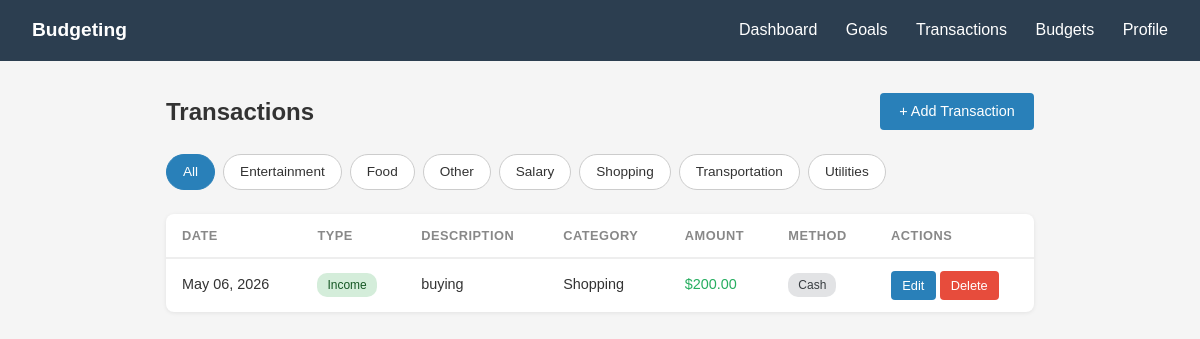
The app's page /transactions/ (signed in) with its own data.
### transactions/models.py (models this page shows, shortened)
class Category(models.Model):
    user = models.ForeignKey(
        "users.CustomUser",
        on_delete=models.CASCADE,
        null=True,
        blank=True,
        related_name="custom_categories"
    )
    name = models.CharField(max_length=50)
    created_at = models.DateTimeField(auto_now_add=True)
    class Meta:
        constraints = [
            models.UniqueConstraint(
                fields=["name", "user"],
                name='unique_category_per_user'
            )
        ]
        ordering = ["name"]

class Transaction(models.Model):
    user = models.ForeignKey("users.CustomUser", on_delete=models.CASCADE)
    transaction_type = models.CharField(max_length=10, choices=TRANSACTION_TYPES)
    amount = models.DecimalField(max_digits=12, decimal_places=2)
    description = models.CharField(max_length=200)
    category = models.ForeignKey(
        "transactions.Category",
        on_delete=models.SET_NULL,
        null=True,
        blank=True
    )
    date = models.DateTimeField(default=datetime.now)
    payment_method = models.CharField(choices=PAYMENT_METHODS)
    note = models.TextField(blank=True, default="")
    savings_goal = models.ForeignKey(
        'saving_goals.SavingGoal',
        on_delete=models.SET_NULL,
        null=True,
        blank=True,
        related_name='linked_transactions'
    )
    created_at = models.DateTimeField(auto_now_add=True)
    class Meta:
        ordering = ["-date"]

### transactions/views.py (the view)
# urls.py: path('', TransactionListView.as_view(), name='list'),
class TransactionListView(LoginRequiredMixin, ListView):
    model = Transaction
    template_name = 'transactions/transaction_list.html'
    context_object_name = 'transactions'
    paginate_by = 20
    def get_queryset(self):
        qs = Transaction.objects.filter(user=self.request.user).select_related('category', 'savings_goal')
        category_id = self.request.GET.get('category')
        if category_id:
            qs = qs.filter(category_id=category_id)
        return qs
    def get_context_data(self, **kwargs):
        context = super().get_context_data(**kwargs)
        context['categories'] = Category.objects.filter(
            Q(user__isnull=True) | Q(user=self.request.user)
        )
        context['selected_category'] = self.request.GET.get('category', '')
        return context

### transactions/templates/transactions/transaction_list.html (shortened to what this page needs)
<!DOCTYPE html>
<html>
<head>
</head>
<body>
    <nav>
        <span class="brand">Budgeting</span>
        <div>
            <a href="{% url "dashboard" %}">Dashboard</a>
            <a href="{% url 'saving-goals-list' %}">Goals</a>
            <a href="{% url "transactions:list" %}">Transactions</a>
            <a href="{% url 'budgets:budget_list' %}">Budgets</a>
            <a href="{% url 'profile' %}">Profile</a>
        </div>
    </nav>
    <div class="container">
        <div class="page-header">
            <h1>Transactions</h1>
            <a href="{% url 'transactions:add' %}" class="btn btn-primary">+ Add Transaction</a>
        </div>
        <div class="filters">
            <a href="?" class="filter-btn {% if not selected_category %}active{% endif %}">All</a>
            {% for cat in categories %}
                <a href="?category={{ cat.id }}" class="filter-btn {% if selected_category == cat.id|stringformat:"s" %}active{% endif %}">{{ cat.name }}</a>
            {% endfor %}
        </div>
        <div class="card" style="padding:0; overflow:hidden;">
            {% if transactions %}
            <table class="txn-table">
                <thead>
                    <tr>
                        <th>Date</th>
                        <th>Type</th>
                        <th>Description</th>
                        <th>Category</th>
                        <th>Amount</th>
                        <th>Method</th>
                        <th>Actions</th>
                    </tr>
                </thead>
                <tbody>
                    {% for txn in transactions %}
                    <tr>
                        <td>{{ txn.date|date:"M d, Y" }}</td>
                        <td><span class="badge {% if txn.transaction_type == 'income' %}badge-income{% else %}badge-expense{% endif %}">{{ txn.get_transaction_type_display }}</span></td>
                        <td>{{ txn.description }}</td>
                        <td>{{ txn.category.name|default:"—" }}</td>
                        <td class="{% if txn.transaction_type == 'income' %}amount-income{% else %}amount-expense{% endif %}">
                            {% if txn.transaction_type == 'expense' %}-{% endif %}${{ txn.amount }}
                        </td>
                        <td><span class="badge {% if txn.payment_method == 'cash' %}badge-cash{% else %}badge-card{% endif %}">{{ txn.get_payment_method_display }}</span></td>
                        <td>
                            <a href="{% url 'transactions:edit' txn.id %}" class="btn btn-primary" style="padding:0.3rem 0.7rem; font-size:0.8rem;">Edit</a>
                            <a href="{% url 'transactions:delete' txn.id %}" class="btn btn-danger" style="padding:0.3rem 0.7rem; font-size:0.8rem;" onclick="return confirm('Delete this transaction?')">Delete</a>
                        </td>
                    </tr>
                    {% endfor %}
                </tbody>
            </table>
            {% else %}
            <div class="empty-state">No transactions found.</div>
            {% endif %}
        </div>
    </div>
</body>
</html>

### transactions/templates/transactions/transaction_list.html (style rules this page uses)
* { box-sizing: border-box; margin: 0; padding: 0; }
body { font-family: Arial, sans-serif; background: #f5f5f5; color: #333; line-height: 1.5; }
nav { background: #2c3e50; padding: 1rem 2rem; display: flex; justify-content: space-between; align-items: center; }
nav a { color: white; text-decoration: none; margin-left: 1.5rem; }
nav .brand { color: white; font-weight: bold; font-size: 1.2rem; }
.container { max-width: 900px; margin: 2rem auto; padding: 0 1rem; }
.btn { display: inline-block; padding: 0.5rem 1.2rem; border-radius: 4px; border: none; cursor: pointer; font-size: 0.9rem; text-decoration: none; transition: opacity 0.2s; }
.btn-primary { background: #2980b9; color: white; }
.btn-danger { background: #e74c3c; color: white; }
.page-header { display: flex; justify-content: space-between; align-items: center; margin-bottom: 1.5rem; }
.page-header h1 { font-size: 1.5rem; }
.filters { margin-bottom: 1.5rem; display: flex; gap: 0.5rem; flex-wrap: wrap; }
.filter-btn { padding: 0.4rem 1rem; border-radius: 20px; border: 1px solid #ccc; background: white; cursor: pointer; font-size: 0.85rem; text-decoration: none; color: #333; }
.filter-btn.active { background: #2980b9; color: white; border-color: #2980b9; }
.card { background: white; border-radius: 8px; padding: 1.5rem; box-shadow: 0 1px 4px rgba(0,0,0,0.08); margin-bottom: 1.5rem; }
.txn-table { width: 100%; border-collapse: collapse; }
.txn-table th { text-align: left; padding: 0.75rem 1rem; font-size: 0.8rem; color: #888; text-transform: uppercase; letter-spacing: 0.5px; border-bottom: 2px solid #eee; }
.txn-table td { padding: 0.75rem 1rem; border-bottom: 1px solid #f0f0f0; font-size: 0.9rem; vertical-align: middle; }
.txn-table tr:last-child td { border-bottom: none; }
.badge { display: inline-block; padding: 3px 10px; border-radius: 10px; font-size: 0.75rem; font-weight: 500; }
.badge-income { background: #d4edda; color: #155724; }
.badge-cash { background: #e2e3e5; color: #383d41; }
.amount-income { color: #27ae60; font-weight: 500; }

### records on screen
Category: name "Entertainment"
Category: name "Food"
Category: name "Other"
Category: name "Salary"
Category: name "Shopping"
Category: name "Transportation"
Category: name "Utilities"
Transaction: date "May 06, 2026", transaction_type "Income", description "buying", category.name "Shopping", amount "200.00", payment_method "Cash"
